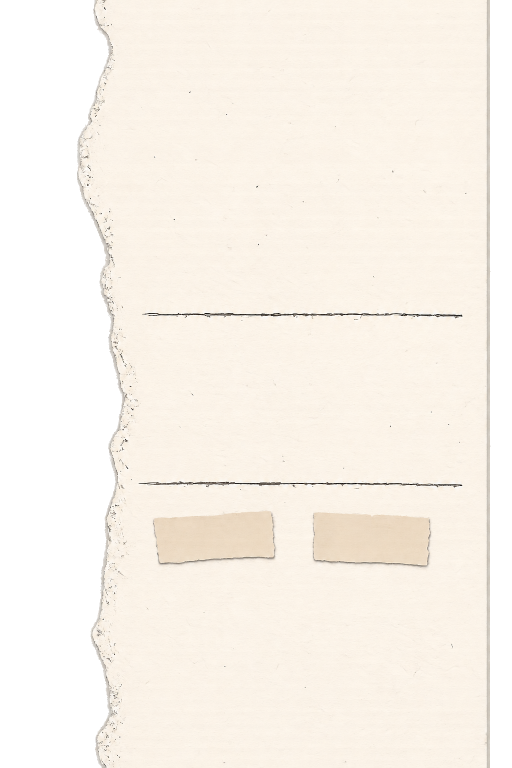
#> input picture expert/assets/ui/sidebar/base/sidebar_base.png, 1024 x 1536 px (shown at 1/2 size)
$ python check_scrapbook_ui_assets.py
#> lines starting #> are read from the running program, lines starting #| are printed output that depends on the picture
### expert/scrapbook_sidebar.py
from __future__ import annotations

from pathlib import Path
from typing import Optional

import cv2
import numpy as np
from PIL import Image, ImageDraw, ImageFont


EMOTIONS = (
    "angry",
    "disgust",
    "fear",
    "happy",
    "neutral",
    "sad",
    "surprise",
)

# RGB colors used only for runtime-drawn accents.
EMOTION_ACCENTS = {
    "angry": (214, 77, 65),
    "disgust": (91, 143, 91),
    "fear": (116, 101, 157),
    "happy": (235, 177, 18),
    "neutral": (92, 91, 86),
    "sad": (75, 137, 202),
    "surprise": (253, 142, 42),
}

TEXT_DARK = (40, 39, 36, 255)
TEXT_MUTED = (78, 76, 70, 255)


class ScrapbookSidebar:
    """Render the scrapbook sidebar with a left-side camera overlap."""

    def __init__(
        self,
        asset_root: Path,
        width: int = 320,
        height: int = 720,
        left_overlap: int = 72,
    ) -> None:
        self.asset_root = Path(asset_root)

        # ``width`` is the original sidebar content width.  ``left_overlap``
        # adds extra paper only on the left, so the sidebar can overlap the
        # camera while its right edge remains fixed.
        self.content_width = int(width)
        self.left_overlap = max(0, int(left_overlap))
        self.width = self.content_width + self.left_overlap
        self.height = int(height)

        # The widened panel does not necessarily shift the original paper
        # content by the full overlap amount, because the source PNG has a
        # transparent left margin and is cropped again.  _prepare_base()
        # calculates the real shift and stores it here.
        self.content_offset_x = self.left_overlap

        # Small layout corrections based on the real camera preview.
        # The metric labels need a little breathing room below the first line.
        # The shortcut rows use tighter spacing so the last row stays above
        # the decorative bottom strip without crowding the paper tabs.
        # Move the runtime metrics slightly upward so the two rows sit
        # more evenly between the hand-drawn separator lines.
        self.metrics_y_shift = -4

        # The shortcut block was raised from the original layout, then
        # lowered a touch after checking the full camera preview.
        self.shortcut_heading_y = 568
        self.shortcut_start_y = 583
        self.shortcut_line_gap = 14

        # Shift the foreground slightly farther right.  The title and
        # confidence area move gently, while the middle metrics receive an
        # additional nudge so they no longer crowd the torn-paper edge.
        # The paper base and bottom emotion strip stay fixed.
        self.foreground_shift_x = 32
        self.metrics_extra_shift_x = 6

        # Fine-tune the two values printed around the paper tabs.
        # "Automatic" only moves a little from the previous layout, while
        # the short "On/Off" value follows the larger foreground shift.
        self.mode_value_shift_x = -8
        self.effects_value_shift_x = 6

        # Fine-tune only the words printed on the two paper tabs.  Both
        # move right slightly; EFFECTS needs the larger correction.
        self.mode_label_shift_x = 4
        self.effects_label_shift_x = 9
        self.tab_label_y_shift = -11

        # Anchor the decorative cloud to the real lower-right corner of the
        # widened paper, instead of the original 320 px content box.  A small
        # overlap with the coloured bottom strip makes it feel pasted on.
        self.cloud_right_inset = 6
        self.cloud_bottom_strip_overlap = 18

        # Keep the left margin as-is, but let the strip sit closer to the
        # panel's right edge.  Separate values make the visual spacing easier
        # to fine-tune without moving the left side.
        self.bottom_strip_left_inset = 8
        self.bottom_strip_right_inset = 2

        self.font_regular = self._load_font(15, bold=False)
        self.font_small = self._load_font(13, bold=False)
        self.font_tiny = self._load_font(12, bold=False)
        self.font_bold = self._load_font(18, bold=True)
        self.font_percent = self._load_font(44, bold=True)

        self.base = self._prepare_base(
            self._open_rgba(
                self.asset_root / "sidebar" / "base" / "sidebar_base.png"
            )
        )

        self.titles = {}
        self.bottom_strips = {}
        self.bottom_strip_positions = {}
        self.clouds = {}

        for emotion in EMOTIONS:
            title_image = self._open_rgba(
                self.asset_root / "sidebar" / "titles" / f"{emotion}.png"
            )
            title_max_width = 314 if emotion == "surprise" else 282
            title_max_height = 128 if emotion == "surprise" else 112
            if emotion == "surprise":
                # The source SURPRISE PNG contains generous transparent margins.
                # Trim them first so the visible lettering grows noticeably.
                self.titles[emotion] = self._trim_and_fit(
                    title_image,
                    max_width=title_max_width,
                    max_height=title_max_height,
                    padding=10,
                )
            else:
                self.titles[emotion] = self._fit_inside(
                    title_image,
                    max_width=title_max_width,
                    max_height=title_max_height,
                )

            strip = self._open_rgba(
                self.asset_root
                / "sidebar"
                / "bottom_strips"
                / f"{emotion}.png"
            )
            # First estimate the strip height, then align the strip to the
            # visible paper near the bottom with independent left and right insets.
            estimated_height = max(
                1, round(strip.height * self.content_width / strip.width)
            )
            paper_left, paper_right = self._bottom_paper_bounds(estimated_height)
            strip_x = min(
                self.width - 1, paper_left + self.bottom_strip_left_inset
            )
            strip_right = max(
                strip_x + 1, paper_right - self.bottom_strip_right_inset
            )
            strip_right = min(self.width, strip_right)
            strip_width = max(1, strip_right - strip_x)
            strip_height = max(
                1, round(strip.height * strip_width / strip.width)
            )

            # Recalculate once using the final strip height for better
            # alignment with the irregular torn-paper edge.
            paper_left, paper_right = self._bottom_paper_bounds(strip_height)
            strip_x = min(
                self.width - 1, paper_left + self.bottom_strip_left_inset
            )
            strip_right = max(
                strip_x + 1, paper_right - self.bottom_strip_right_inset
            )
            strip_right = min(self.width, strip_right)
            strip_width = max(1, strip_right - strip_x)
            strip_height = max(
                1, round(strip.height * strip_width / strip.width)
            )

            self.bottom_strip_positions[emotion] = strip_x
            self.bottom_strips[emotion] = strip.resize(
                (strip_width, strip_height),
                Image.Resampling.LANCZOS,
            )

            cloud = self._open_rgba(
                self.asset_root
                / "sidebar"
                / "clouds"
                / f"{emotion}_main_cloud.png"
            )
            self.clouds[emotion] = self._trim_and_fit(
                cloud,
                max_width=126,
                max_height=92,
                padding=5,
            )

    @staticmethod
    def _open_rgba(path: Path) -> Image.Image:
        if not path.exists():
            raise FileNotFoundError(f"Missing scrapbook UI asset: {path}")
        return Image.open(path).convert("RGBA")

    @staticmethod
    def _font_candidates(bold: bool):
        if bold:
            names = (
                r"C:\Windows\Fonts\segoeprb.ttf",
                r"C:\Windows\Fonts\comicbd.ttf",
                r"C:\Windows\Fonts\seguisb.ttf",
                "/usr/share/fonts/truetype/dejavu/DejaVuSans-Bold.ttf",
            )
        else:
            names = (
                r"C:\Windows\Fonts\segoepr.ttf",
                r"C:\Windows\Fonts\comic.ttf",
                r"C:\Windows\Fonts\segoeui.ttf",
                "/usr/share/fonts/truetype/dejavu/DejaVuSans.ttf",
            )
        return names

    def _load_font(self, size: int, bold: bool) -> ImageFont.FreeTypeFont:
        for candidate in self._font_candidates(bold):
            try:
                return ImageFont.truetype(candidate, size=size)
            except OSError:
                continue
        return ImageFont.load_default()

    def _prepare_base(self, image: Image.Image) -> Image.Image:
        """
        Resize by height and crop away most of the transparent margin while
        preserving the irregular torn-paper edge on the left.
        """
        resized_width = max(1, round(image.width * self.height / image.height))
        resized = image.resize(
            (resized_width, self.height),
            Image.Resampling.LANCZOS,
        )

        alpha_bbox = resized.getchannel("A").getbbox()
        if alpha_bbox is None:
            natural_crop_x = 0
        else:
            natural_crop_x = max(0, alpha_bbox[0] - 6)

        # Reference crop used by the original 320 px sidebar.  Comparing it
        # with the widened crop gives the true on-panel x shift of the paper
        # artwork (and its built-in tabs/lines).  This keeps all runtime text
        # aligned with the PNG even after adding left overlap.
        reference_crop_x = natural_crop_x
        if reference_crop_x + self.content_width > resized.width:
            reference_crop_x = max(0, resized.width - self.content_width)

        crop_x = natural_crop_x
        if crop_x + self.width > resized.width:
            crop_x = max(0, resized.width - self.width)

        self.content_offset_x = max(0, reference_crop_x - crop_x)

        cropped = resized.crop(
            (crop_x, 0, crop_x + self.width, self.height)
        )

        if cropped.size != (self.width, self.height):
            canvas = Image.new("RGBA", (self.width, self.height), (0, 0, 0, 0))
            canvas.alpha_composite(cropped, (0, 0))
            return canvas

        return cropped

    # [279 lines left out: functions _bottom_paper_bounds, _fit_inside, _trim_and_fit, _safe_emotion, _confidence_text, _draw_centered_text and 3 more, not called in this run]

### expert/check_scrapbook_ui_assets.py
from pathlib import Path
import sys

from PIL import Image, ImageDraw, ImageFont

BASE = Path(__file__).resolve().parent
if str(BASE) not in sys.path:
    sys.path.insert(0, str(BASE))

from scrapbook_sidebar import EMOTIONS, ScrapbookSidebar

UI_ASSETS = BASE / "assets" / "ui"
OUTPUT = UI_ASSETS / "previews" / "sidebar_contact_sheet_runtime.png"


def main() -> None:
    renderer = ScrapbookSidebar(
        asset_root=UI_ASSETS,
        width=320,
        height=720,
        left_overlap=72,
    )
#> in _open_rgba, returned value is the input picture: PIL image 1024x1536 RGBA; mean R, G, B, A 188.5, 182.2, 173.7, 193.6
#> in _prepare_base, `resized_width = max(1, round(image.width * self.height / image.height))`: resized_width = 480
#> in _prepare_base, `resized = image.resize( (resized_width, self.height), Image.Resampling..`:
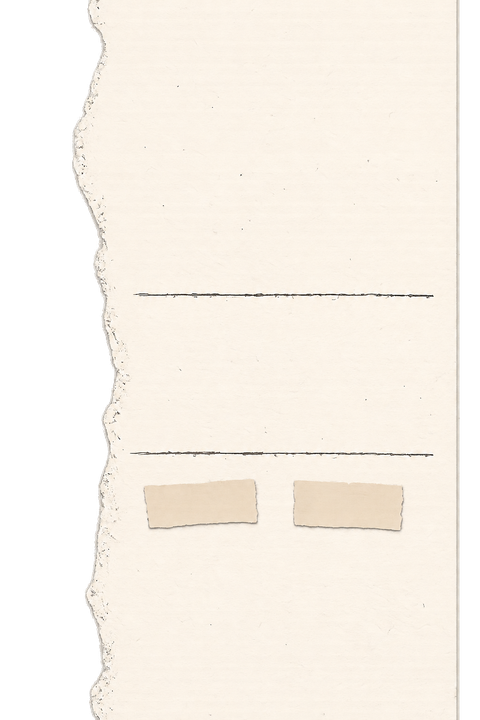
#> resized: PIL image 480x720 RGBA; mean R, G, B, A 190.1, 183.8, 175.3, 193.6; transparent parts drawn white
#> in _prepare_base, `alpha_bbox = resized.getchannel("A").getbbox()`: alpha_bbox = (70, 0, 462, 720)
#> in _prepare_base, `natural_crop_x = max(0, alpha_bbox[0] - 6)`: natural_crop_x = 64
#> in _prepare_base, `self.content_offset_x = max(0, reference_crop_x - crop_x)`: self.content_offset_x = 0
#> in _prepare_base, `cropped = resized.crop( (crop_x, 0, crop_x + self.width, self.height) )`:
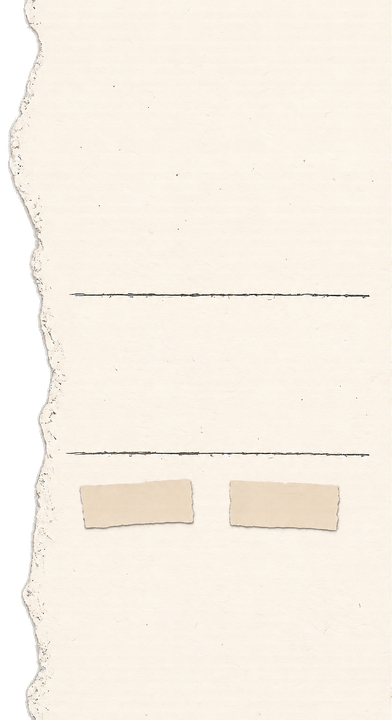
#> cropped: PIL image 392x720 RGBA; mean R, G, B, A 230.2, 222.5, 212.2, 234.8; transparent parts drawn white

    confidence_by_emotion = {
        "angry": 0.81,
        "disgust": 0.69,
        "fear": 0.71,
        "happy": 0.86,
        "neutral": 0.63,
        "sad": 0.74,
        "surprise": 0.78,
    }

    cards = []
    for emotion in EMOTIONS:
        card_rgba = renderer.render(
            display_label=emotion,
            confidence=confidence_by_emotion[emotion],
            preview_label=emotion,
            effects_enabled=True,
            face_detected=True,
            detected_label=emotion,
            raw_label=emotion,
            prediction_ms=24.6,
            prediction_p95_ms=28.8,
            pose_ms=23.9,
            classifier_ms=0.31,
            display_fps=30.0,
            debug_enabled=False,
        )
        cards.append((emotion, Image.fromarray(card_rgba, mode="RGBA")))

    margin = 24
    label_height = 36
    columns = 4
    rows = 2
    card_w = renderer.width
    card_h = renderer.height
    sheet = Image.new(
        "RGB",
        (
            margin + columns * (card_w + margin),
            margin + rows * (card_h + label_height + margin),
        ),
        (238, 233, 224),
    )
    draw = ImageDraw.Draw(sheet)
    font = ImageFont.load_default()

    for index, (emotion, card) in enumerate(cards):
        row = index // columns
        col = index % columns
        x = margin + col * (card_w + margin)
        y = margin + row * (card_h + label_height + margin)
        sheet.paste(card, (x, y), card)
        draw.text(
            (x + 8, y + card_h + 10),
            emotion.upper(),
            font=font,
            fill=(40, 40, 42),
        )

    OUTPUT.parent.mkdir(parents=True, exist_ok=True)
    sheet.save(OUTPUT)
    print(f"Scrapbook UI asset check passed: {OUTPUT}")


if __name__ == "__main__":
#> (the run stopped early here; a loop or call above may not have finished)
